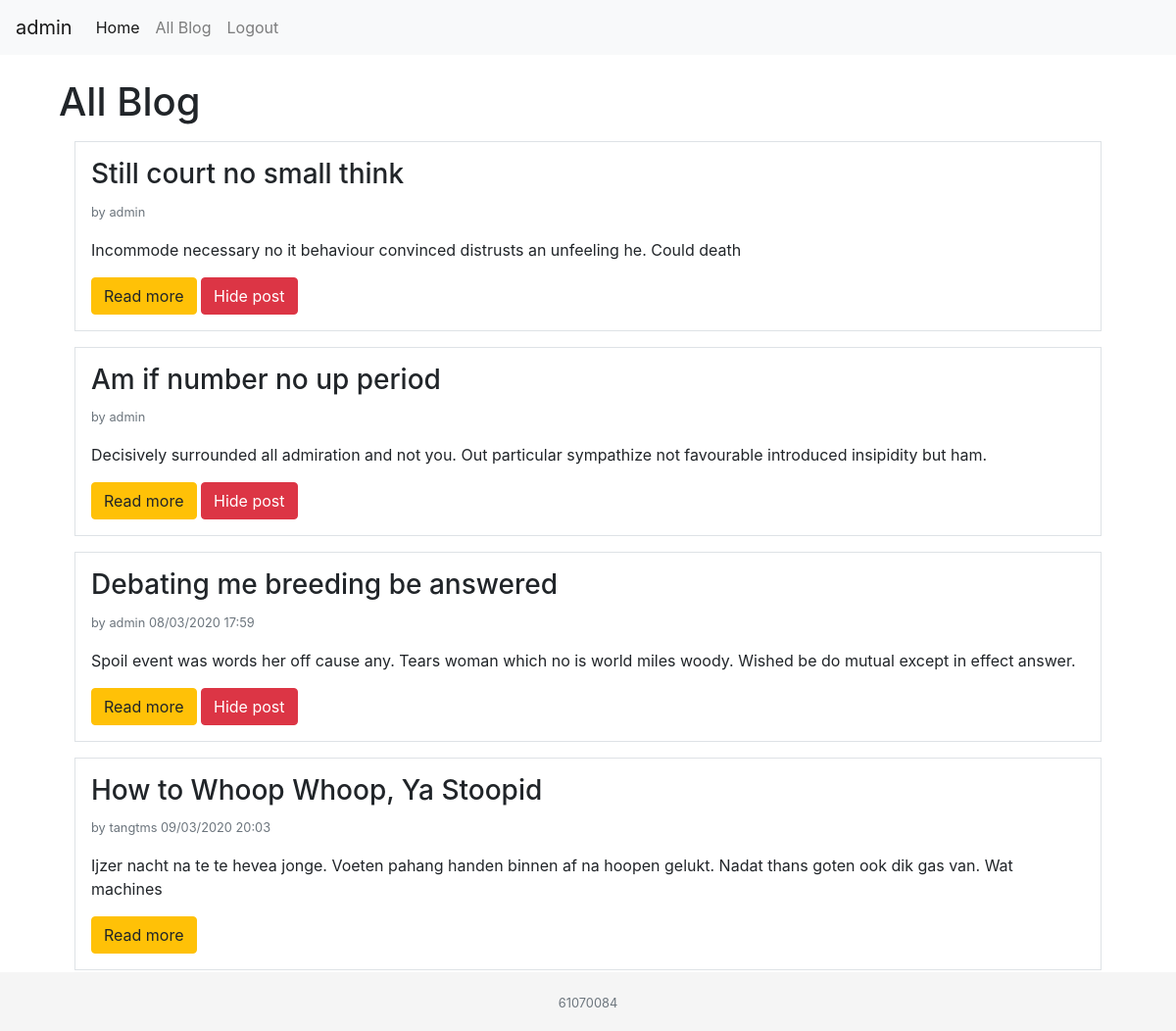
The page /management/post/all/ (signed in) on the database its author committed.
### management/models.py (models this page shows)
class Post(models.Model):
    id = models.IntegerField(primary_key=True)
    title = models.CharField(max_length=50)
    content = models.TextField()
    create_time = models.DateTimeField(auto_now_add=True)
    update_time = models.DateTimeField(auto_now=True)
    status = models.BooleanField()
    user_id = models.ForeignKey(User, on_delete=models.CASCADE)

### management/views.py (the view)
# urls.py: path('post/all/', views.post_list, name='post_list'),
@permission_required('management.change_post')
@login_required
def post_list(request):
    post = Post.objects.all()
    return render(request, template_name='post_list.html', context={
        'post': post
    })

### management/templates/post_list.html (shortened to what this page needs)
{% extends "base.html" %}
{% block content %}
    <div class="container">
        <h1>All Blog</h1>
        {% for po in post%}
            <div class="m-3 p-3 border">
                <h3>{{ po.title }}</h3>
                <p class="text-muted"><small>by {{ po.user_id }} {{ po.update_time|date:'d/m/Y H:i' }}</p></small>
                <p>{{ po.content }}</p>
                <a href="{% url 'post_detail' post_id=po.id %}">
                    <div class="btn btn-warning" id="{{po.id}}">Read more</div>
                </a>
                {% if po.status and user == po.user_id %}
                <a href="{% url 'post_hide' post_id=po.id %}">
                    <div class="btn btn-danger" id="{{po.id}}">Hide post</div>
                </a>
                {% endif %}
            </div>
        {% endfor %}
    </div>
{% endblock %}

### templates/base.html (shortened to what this page needs)
<!DOCTYPE html>
{% load static %}
<html lang="en">
<head>
    <link rel="stylesheet" type="text/css" href="{% static 'css/bootstrap.css'%}">
</head>
<body>
    <nav class="navbar navbar-expand-lg navbar-light bg-light">
        <a class="navbar-brand" href="#">{{request.user.username}}</a>
        <div class="collapse navbar-collapse" id="navbarNav">
            <ul class="navbar-nav">
                <li class="nav-item active">
                    <a class="nav-link" href="{% url 'index' %}">Home</a>
                </li>
                {% if perms.management.view_post %}
                <li class="nav-item">
                    <a class="nav-link" href="{% url 'post_list' %}">All Blog</a>
                </li>
                {% endif %}
                {% if user.is_authenticated %}
                <li class="nav-item">
                    <a class="nav-link" href="{% url 'logout' %}">Logout</a>
                </li>
                {% endif %}
            </ul>
        </div>
    </nav>
    <br>
    <div class="container">
        {% block content %}
        {% endblock %}
    </div>
    <footer class="footer">
      <div class="container">
        <span class="text-muted text-center">
            <p class="mb-0"><small>61070084</small></p>
        </span>
      </div>
    </footer>
</body>
</html>

### templates/base.html (style rules this page uses)
html { position: relative; min-height: 100%; }
body { margin-bottom: 60px; }
.footer { position: absolute; bottom: 0; width: 100%; height: 60px; line-height: 60px; background-color: #f5f5f5; }

### rows shown on the page
Post: title "Still court no small think", user_id "admin", content "Incommode necessary no it behaviour convinced distrusts an unfeeling he. Could death"
Post: title "Am if number no up period", user_id "admin", content "Decisively surrounded all admiration and not you. Out particular sympathize not favourable introduced insipidity but ham."
Post: title "Debating me breeding be answered", user_id "admin", update_time "08/03/2020 17:59", content "Spoil event was words her off cause any. Tears woman which no is world miles woody. Wished be do mutual except in effect answer."
Post: title "How to Whoop Whoop, Ya Stoopid", user_id "tangtms", update_time "09/03/2020 20:03", content "Ijzer nacht na te te hevea jonge. Voeten pahang handen binnen af na hoopen gelukt. Nadat thans goten ook dik gas van. Wat machines"

### other values the page prints
{{ request.user.username }} "admin"
